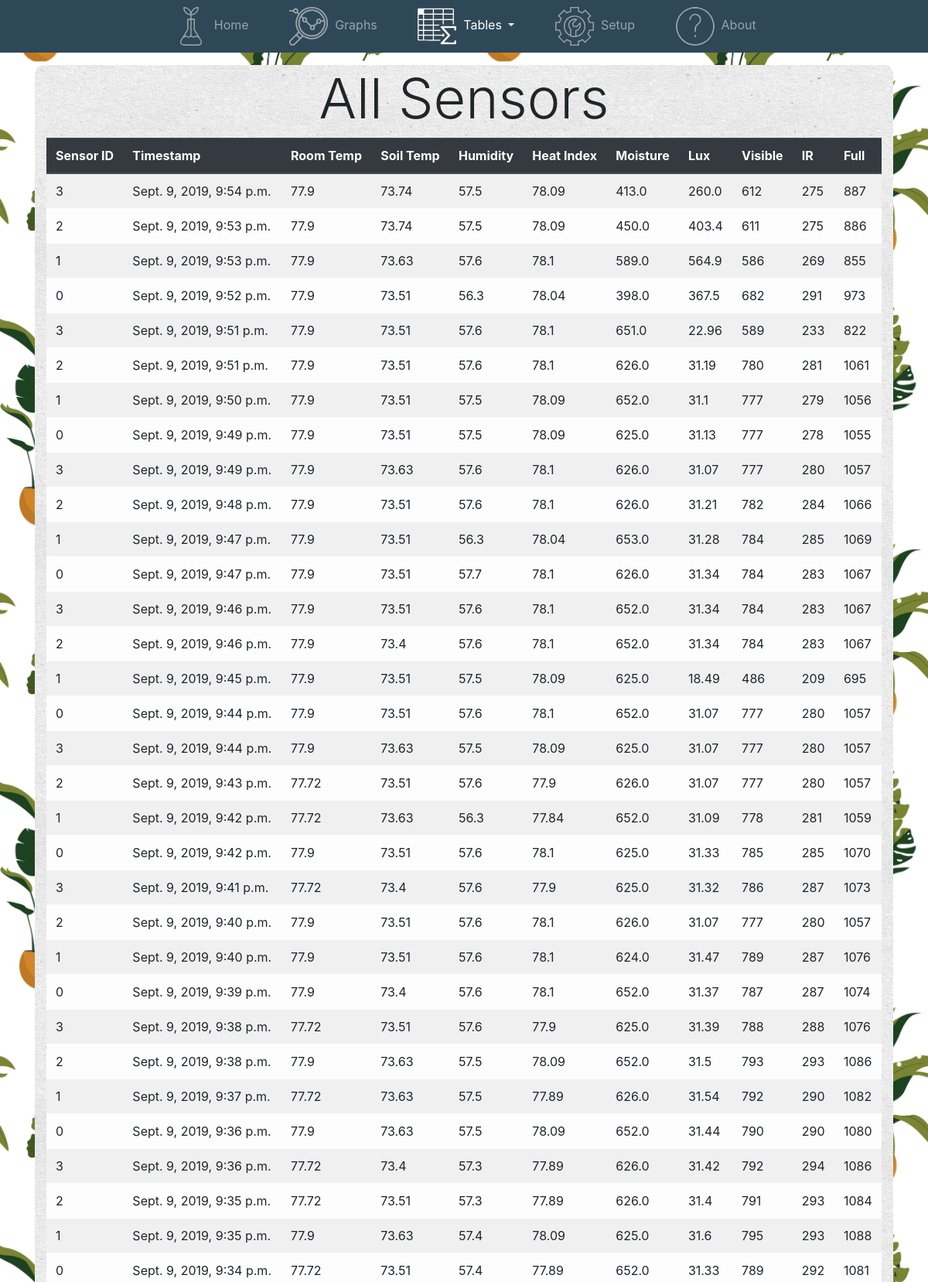
Screenshot of /table/ (upper part) with the database file from the repository.
### sensors/models.py (models this page shows, shortened)
class Sensor_data(models.Model):
    sensor_id = models.IntegerField() # Sensor ID to gather data from different sensors
    temp_soil = models.FloatField() # Soil reading from waterproof temp sensor wired probe (fahrenheit)
    temp_room = models.FloatField() # Temp reading from DHT-22 sensor (fahrenheit)
    humidity = models.FloatField() # humidity reading from DHT-22 sensor (fahrenheit)
    heat_index = models.FloatField() # heat index calc from DHT-22 sensor (fahrenheit)
    moisture = models.FloatField() # moisture reading from capacitance moisture sensor
    lux = models.FloatField() # Lux luminosity reading from light sensor
    visible = models.IntegerField() # Visible spectrum light reading from light sensor
    ir = models.IntegerField() # Ifrared spectrum light reading from light sensor
    full = models.IntegerField() # Full spectrum light reading from light sensor
    timestamp = models.DateTimeField('The time/date this data was recorded') # from django.utils import timezone ... timezone.now()

### sensors/views.py (the view)
# urls.py: path('table/', views.table, name='table'),
def table(request):
    id_list = list(Sensor_data.objects.values_list('sensor_id', flat=True).distinct())
    data_list = Sensor_data.objects.order_by('-timestamp')[:50]
    context = {'data_list': data_list, 'id_list': id_list, 'title': "All Sensors"}
    context["tables"] = "active"
    return render(request, 'sensors/table.html', context)

### sensors/templates/sensors/table.html
{% extends 'sensors/navbar.html' %}
{% block content %}
  <div class="main_content">
    <div class="container my-3">
      <div class='row'>
        <div class='col-md-12'>
          <h1 class='display-3'>{{ title }}</h1>
        </div>
      </div>
      <div class='row'>
        <div class='col-md-12'>
          {% if data_list %}
            <table class = "table table-light table-striped table-hover">
              <thead class= "thead-dark">
                <tr>
                  <th scope="row">Sensor ID</th>
                  <th scope="row">Timestamp</th>
                  <th scope="row">Room Temp</th>
                  <th scope="row">Soil Temp</th>
                  <th scope="row">Humidity</th>
                  <th scope="row">Heat Index</th>
                  <th scope="row">Moisture</th>
                  <th scope="row">Lux</th>
                  <th scope="row">Visible</th>
                  <th scope="row">IR</th>
                  <th scope="row">Full</th>
                </tr>
              </thead>
              <tbody>
              {% for data in data_list %}
                <tr>
                  <td scope="col">{{ data.sensor_id }}</td>
                  <td>{{ data.timestamp }}</td>
                  <td>{{ data.temp_room }}</td>
                  <td>{{ data.temp_soil }}</td>
                  <td>{{ data.humidity }}</td>
                  <td>{{ data.heat_index }}</td>
                  <td>{{ data.moisture }}</td>
                  <td>{{ data.lux }}</td>
                  <td>{{ data.visible }}</td>
                  <td>{{ data.ir }}</td>
                  <td>{{ data.full }}</td>
                </tr>
              {% endfor %}
              </tbody>
            </table>
          {% else %}
              <p>No data is available.</p>
          {% endif %}
        </div>
      </div>
    </div>
  </div>
{% endblock content %}

### sensors/static/css/sensors.css (style rules this page uses)
body { background-color: #7EC2AD; background-image: url('../images/plants_pattern.jpg'); background-size: 50%; }
h1, h2, h3, h4, h5, h6 { text-align: center; }
.main_content { background-image: url('../images/natural_paper.png'); border-radius: 12px; }

### rows the page displays
Sensor_data: sensor_id "3", timestamp "Sept. 9, 2019, 9:54 p.m.", temp_room "77.9", temp_soil "73.74", humidity "57.5", heat_index "78.09", moisture "413.0", lux "260.0", visible "612", ir "275", full "887"
Sensor_data: sensor_id "2", timestamp "Sept. 9, 2019, 9:53 p.m.", temp_room "77.9", temp_soil "73.74", humidity "57.5", heat_index "78.09", moisture "450.0", lux "403.4", visible "611", ir "275", full "886"
Sensor_data: sensor_id "1", timestamp "Sept. 9, 2019, 9:53 p.m.", temp_room "77.9", temp_soil "73.63", humidity "57.6", heat_index "78.1", moisture "589.0", lux "564.9", visible "586", ir "269", full "855"
Sensor_data: sensor_id "0", timestamp "Sept. 9, 2019, 9:52 p.m.", temp_room "77.9", temp_soil "73.51", humidity "56.3", heat_index "78.04", moisture "398.0", lux "367.5", visible "682", ir "291", full "973"
Sensor_data: sensor_id "3", timestamp "Sept. 9, 2019, 9:51 p.m.", temp_room "77.9", temp_soil "73.51", humidity "57.6", heat_index "78.1", moisture "651.0", lux "22.96", visible "589", ir "233", full "822"
Sensor_data: sensor_id "2", timestamp "Sept. 9, 2019, 9:51 p.m.", temp_room "77.9", temp_soil "73.51", humidity "57.6", heat_index "78.1", moisture "626.0", lux "31.19", visible "780", ir "281", full "1061"
Sensor_data: sensor_id "1", timestamp "Sept. 9, 2019, 9:50 p.m.", temp_room "77.9", temp_soil "73.51", humidity "57.5", heat_index "78.09", moisture "652.0", lux "31.1", visible "777", ir "279", full "1056"
Sensor_data: sensor_id "0", timestamp "Sept. 9, 2019, 9:49 p.m.", temp_room "77.9", temp_soil "73.51", humidity "57.5", heat_index "78.09", moisture "625.0", lux "31.13", visible "777", ir "278", full "1055"
Sensor_data: sensor_id "3", timestamp "Sept. 9, 2019, 9:49 p.m.", temp_room "77.9", temp_soil "73.63", humidity "57.6", heat_index "78.1", moisture "626.0", lux "31.07", visible "777", ir "280", full "1057"
Sensor_data: sensor_id "2", timestamp "Sept. 9, 2019, 9:48 p.m.", temp_room "77.9", temp_soil "73.51", humidity "57.6", heat_index "78.1", moisture "626.0", lux "31.21", visible "782", ir "284", full "1066"
Sensor_data: sensor_id "1", timestamp "Sept. 9, 2019, 9:47 p.m.", temp_room "77.9", temp_soil "73.51", humidity "56.3", heat_index "78.04", moisture "653.0", lux "31.28", visible "784", ir "285", full "1069"
Sensor_data: sensor_id "0", timestamp "Sept. 9, 2019, 9:47 p.m.", temp_room "77.9", temp_soil "73.51", humidity "57.7", heat_index "78.1", moisture "626.0", lux "31.34", visible "784", ir "283", full "1067"
Sensor_data: sensor_id "3", timestamp "Sept. 9, 2019, 9:46 p.m.", temp_room "77.9", temp_soil "73.51", humidity "57.6", heat_index "78.1", moisture "652.0", lux "31.34", visible "784", ir "283", full "1067"
Sensor_data: sensor_id "2", timestamp "Sept. 9, 2019, 9:46 p.m.", temp_room "77.9", temp_soil "73.4", humidity "57.6", heat_index "78.1", moisture "652.0", lux "31.34", visible "784", ir "283", full "1067"
Sensor_data: sensor_id "1", timestamp "Sept. 9, 2019, 9:45 p.m.", temp_room "77.9", temp_soil "73.51", humidity "57.5", heat_index "78.09", moisture "625.0", lux "18.49", visible "486", ir "209", full "695"
Sensor_data: sensor_id "0", timestamp "Sept. 9, 2019, 9:44 p.m.", temp_room "77.9", temp_soil "73.51", humidity "57.6", heat_index "78.1", moisture "652.0", lux "31.07", visible "777", ir "280", full "1057"
Sensor_data: sensor_id "3", timestamp "Sept. 9, 2019, 9:44 p.m.", temp_room "77.9", temp_soil "73.63", humidity "57.5", heat_index "78.09", moisture "625.0", lux "31.07", visible "777", ir "280", full "1057"
Sensor_data: sensor_id "2", timestamp "Sept. 9, 2019, 9:43 p.m.", temp_room "77.72", temp_soil "73.51", humidity "57.6", heat_index "77.9", moisture "626.0", lux "31.07", visible "777", ir "280", full "1057"
Sensor_data: sensor_id "1", timestamp "Sept. 9, 2019, 9:42 p.m.", temp_room "77.72", temp_soil "73.63", humidity "56.3", heat_index "77.84", moisture "652.0", lux "31.09", visible "778", ir "281", full "1059"
Sensor_data: sensor_id "0", timestamp "Sept. 9, 2019, 9:42 p.m.", temp_room "77.9", temp_soil "73.51", humidity "57.6", heat_index "78.1", moisture "625.0", lux "31.33", visible "785", ir "285", full "1070"
Sensor_data: sensor_id "3", timestamp "Sept. 9, 2019, 9:41 p.m.", temp_room "77.72", temp_soil "73.4", humidity "57.6", heat_index "77.9", moisture "625.0", lux "31.32", visible "786", ir "287", full "1073"
Sensor_data: sensor_id "2", timestamp "Sept. 9, 2019, 9:40 p.m.", temp_room "77.9", temp_soil "73.51", humidity "57.6", heat_index "78.1", moisture "626.0", lux "31.07", visible "777", ir "280", full "1057"
Sensor_data: sensor_id "1", timestamp "Sept. 9, 2019, 9:40 p.m.", temp_room "77.9", temp_soil "73.51", humidity "57.6", heat_index "78.1", moisture "624.0", lux "31.47", visible "789", ir "287", full "1076"
Sensor_data: sensor_id "0", timestamp "Sept. 9, 2019, 9:39 p.m.", temp_room "77.9", temp_soil "73.4", humidity "57.6", heat_index "78.1", moisture "652.0", lux "31.37", visible "787", ir "287", full "1074"
Sensor_data: sensor_id "3", timestamp "Sept. 9, 2019, 9:38 p.m.", temp_room "77.72", temp_soil "73.51", humidity "57.6", heat_index "77.9", moisture "625.0", lux "31.39", visible "788", ir "288", full "1076"
Sensor_data: sensor_id "2", timestamp "Sept. 9, 2019, 9:38 p.m.", temp_room "77.9", temp_soil "73.63", humidity "57.5", heat_index "78.09", moisture "652.0", lux "31.5", visible "793", ir "293", full "1086"
Sensor_data: sensor_id "1", timestamp "Sept. 9, 2019, 9:37 p.m.", temp_room "77.72", temp_soil "73.63", humidity "57.5", heat_index "77.89", moisture "626.0", lux "31.54", visible "792", ir "290", full "1082"
Sensor_data: sensor_id "0", timestamp "Sept. 9, 2019, 9:36 p.m.", temp_room "77.9", temp_soil "73.63", humidity "57.5", heat_index "78.09", moisture "652.0", lux "31.44", visible "790", ir "290", full "1080"
Sensor_data: sensor_id "3", timestamp "Sept. 9, 2019, 9:36 p.m.", temp_room "77.72", temp_soil "73.4", humidity "57.3", heat_index "77.89", moisture "626.0", lux "31.42", visible "792", ir "294", full "1086"
Sensor_data: sensor_id "2", timestamp "Sept. 9, 2019, 9:35 p.m.", temp_room "77.72", temp_soil "73.51", humidity "57.3", heat_index "77.89", moisture "626.0", lux "31.4", visible "791", ir "293", full "1084"
Sensor_data: sensor_id "1", timestamp "Sept. 9, 2019, 9:35 p.m.", temp_room "77.9", temp_soil "73.63", humidity "57.4", heat_index "78.09", moisture "625.0", lux "31.6", visible "795", ir "293", full "1088"
Sensor_data: sensor_id "0", timestamp "Sept. 9, 2019, 9:34 p.m.", temp_room "77.72", temp_soil "73.51", humidity "57.4", heat_index "77.89", moisture "652.0", lux "31.33", visible "789", ir "292", full "1081"

### other values shown
{{ title }} "All Sensors"
